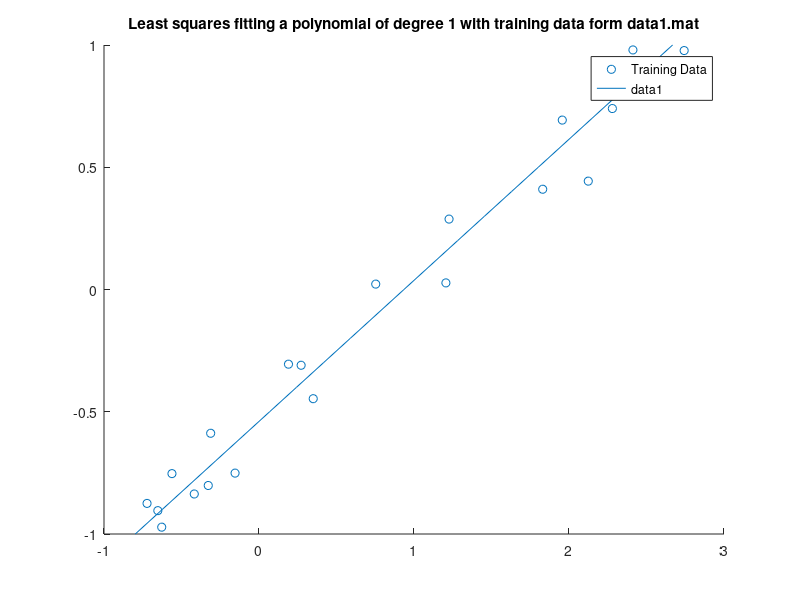

Reproduce this figure in MATLAB.
%% Loading data files
load('mfiles1/data1.mat');

%% Creating X matrix and Fingind beta0 and beta1
X = [ones(20,1), x];
Beta = inv(X'*X)*X'*y;

%% Ploting training data and fit
xt = -1:0.1:1;
yt = Beta(1) + Beta(2)*xt;
scatter(y,x);
hold on;
title(strcat('Least squares fitting a polynomial of degree 1 with training data form data1.mat'));
legend('Training Data','Fit using LS fitting');
plot(yt,xt);

%% Finding error
sse = norm(y-X*Beta)^2
